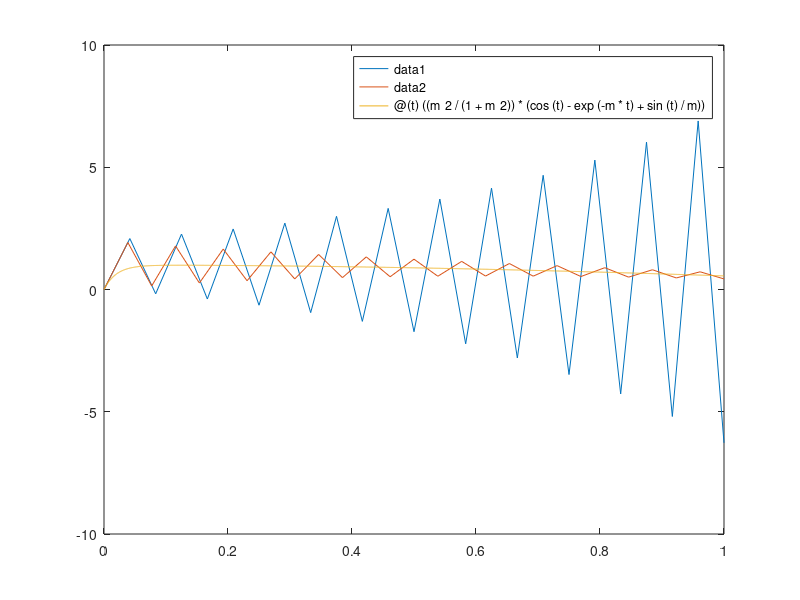

Reproduce this figure in MATLAB.
m = 50;
f = @(t,x) (-m*(x-cos(t)));
g = @(t) ((m^2/(1+m^2))*(cos(t)-exp(-m*t)+sin(t)/m));
x0 = 0;
intervalo=[0;1];

N1 = 24;
N2 = 26;

h1 = (intervalo(2) - intervalo(1))/N1;
h2 = (intervalo(2) - intervalo(1))/N2;

t1 = intervalo(1) : h1 : intervalo(2);
t2 = intervalo(1) : h2 : intervalo(2);

x1(:, 1) = x0(:);
x2(:, 1) = x0(:);


for i = 1 : N1
    x1(:, i + 1) = x1(:, i) + h1*f(t1(i), x1(:, i));
end

for i=1:N2
    x2(:, i + 1) = x2(:, i) + h2*f(t2(i), x2(:, i));
end


plot(t1, x1)
hold on
plot(t2, x2)
fplot(g, [0, 1])



